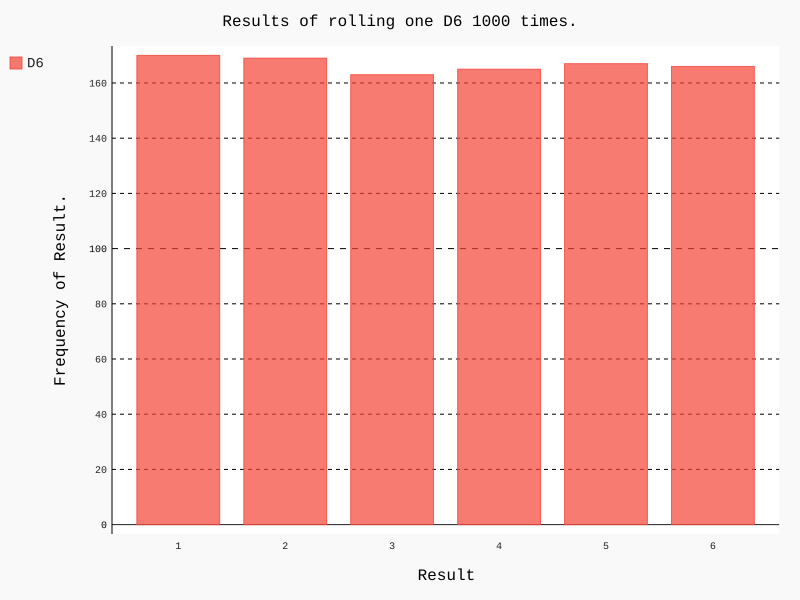

Write Python code to recreate this figure.
import pygal
from die import Die

# Create a D6
die = Die()

# Make some rolls, and store results in a list.
results = []

for roll_num in range(1000):
    result = die.roll()
    results.append(result)

# Analyze the results.
frequencies = []
for value in range(1, die.num_sides + 1):
    frequency = results.count(value)
    frequencies.append(frequency)

# Visualize the results.
hist = pygal.Bar()

hist.title = "Results of rolling one D6 1000 times."
hist.x_labels = ["1", "2", "3", "4", "5", "6"]
hist.x_title = "Result"
hist.y_title = "Frequency of Result."

hist.add("D6", frequencies)
hist.render_to_file("die_visual.svg")
